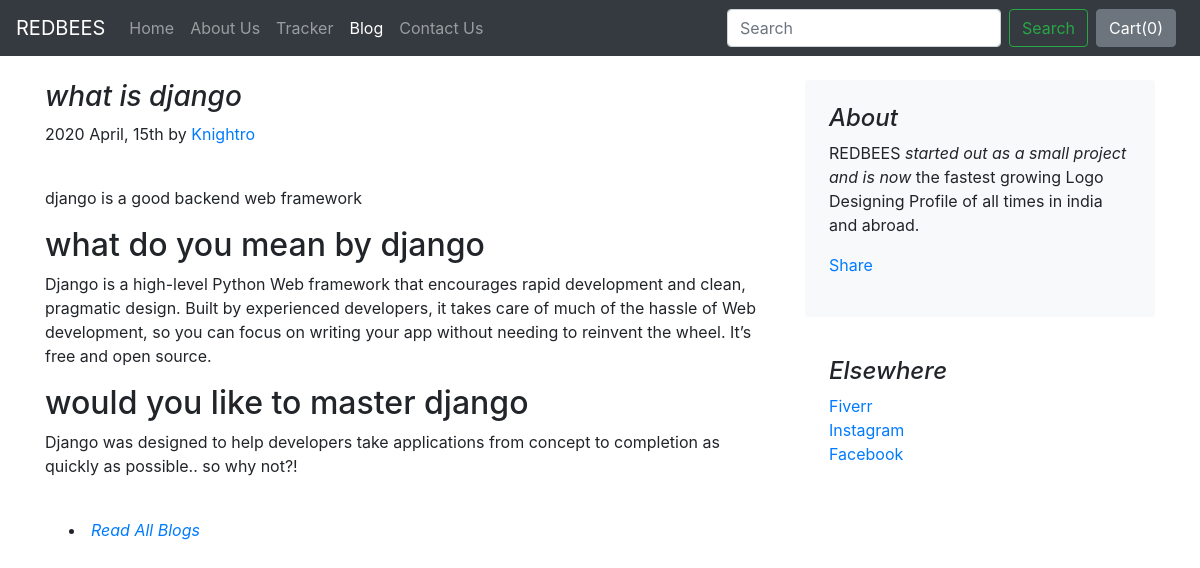
The app's page /blog/blogpost/3 with its own data.
### blog/models.py (models this page shows)
class Blogpost(models.Model):
    post_id = models.AutoField(primary_key=True)
    title = models.CharField(max_length=50)
    head0 = models.CharField(max_length=500, default="")
    chead0 = models.CharField(max_length=5000, default="")
    head1 = models.CharField(max_length=500, default="")
    chead1 = models.CharField(max_length=5000, default="")
    head2 = models.CharField(max_length=500, default="")
    chead2 = models.CharField(max_length=5000, default="")
    pub_date = models.DateField()
    thumbnail = models.ImageField(upload_to='shop/images', default="")
    def __str__(self):
        return self.title

### blog/views.py (the view)
# urls.py: path("blogpost/<int:id>", views.blogpost, name="blogHome")
def blogpost(request, id):
    post = Blogpost.objects.filter(post_id = id)[0]
    print(post)
    return render(request, 'blog/blogpost.html',{'post':post})

### blog/templates/blog/blogpost.html (shortened to what this page needs)
{% extends 'blog/basic.html' %}
{% block body %}
<div class="container">
    <div class="row mt-4">
        <div class="col-md-8 blog-main">
            <h3 class="font-italic">
                {{post.title}}
            </h3>
            <div class="blog-post">
                <p class="blog-post-meta">2020 April, 15th by <a href="#">Knightro</a></p>
                <div class="fb-like" data-href="http://127.0.0.1:8000/blog/blogpost/{{post.post_id}}" data-width="" data-layout="button_count" data-action="like" data-size="large" data-share="false"></div> <br>
                <p>{{post.chead0}}</p>
                <h2>{{post.head1}}</h2>
                <p>{{post.chead1}}</p>
                <h2>{{post.head2}}</h2>
                <p>{{post.chead2}}</p>
            </div>
            <div class="p-4 font-italic">
                    <li><a href="/blog">Read All  Blogs</a></li>
                    </div>
        </div>
        <aside class="col-md-4 blog-sidebar">
            <div class="p-4 mb-3 bg-light rounded">
                <h4 class="font-italic">About</h4>
                <p class="mb-0">REDBEES <em>started out as a small project and is now</em> the fastest growing Logo Designing Profile of all times in india and abroad.  <div class="my-3 fb-share-button" data-href="http://127.0.0.1:8000/blog/blogpost/{{post.post_id}}" data-layout="button_count" data-size="large"><a target="_blank" href="https://www.facebook.com/sharer/sharer.php?u=http%3A%2F%2F127.0.0.1%3A8000%2Fblog%2Fblogpost%2F1&amp;src=sdkpreparse" class="fb-xfbml-parse-ignore">Share</a></div></p>
            </div>
            <div class="p-4">
                <h4 class="font-italic">Elsewhere</h4>
                <ol class="list-unstyled">
                    <li><a href="#">Fiverr</a></li>
                    <li><a href="#">Instagram</a></li>
                    <li><a href="#">Facebook</a></li>
                </ol>
            </div>
        </aside>
    </div>
</div>
{% endblock %}

### records on screen
Blogpost: title "what is django", chead0 "django is a good backend web framework", head1 "what do you mean by django", chead1 "Django is a high-level Python Web framework that encourages rapid development and clean, pragmatic design. Built by experienced developers, it takes care of much of the hassle of Web development, so you can focus on writing your app without needing to reinvent the wheel. It’s free and open source.", head2 "would you like to master django", chead2 "Django was designed to help developers take applications from concept to completion as quickly as possible.. so why not?!"
